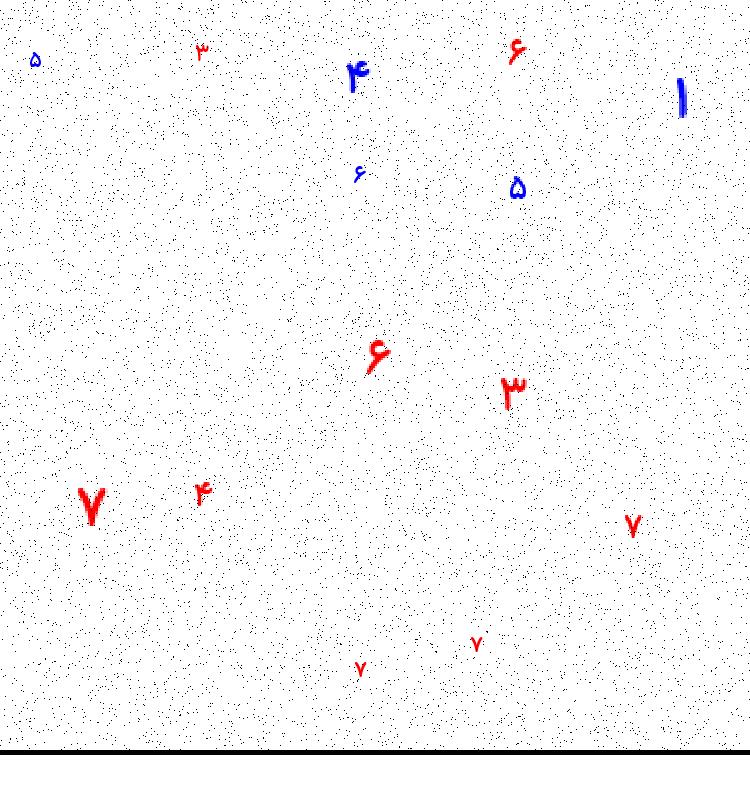
%> input picture SumOfNumbersInImage/Data/Test/Image_11_29.png, 750 x 800 px, given in place of Image_11_29.pngImage_11_29.png, which was not available
$ octave --eval "result = ImportDatabase('Data/Test/Image_11_29.png');"   (GNU Octave 9; MATLAB toolbox functions it lacks are replaced by stand-ins)
%> lines starting %> are read from the running program, lines starting %| are printed output that depends on the picture; in (x1, y1, x2, y2) boxes, pixels count from 0 and x2, y2 are one past the last pixel; in counts of white or black regions, pixels touching at a corner belong together; the program's own positions count from 1; pictures that were not available may be replaced by others from this repository, and a replacement may not be noted
%> in ImportDatabase, I is the input picture: size 800x750x3 uint8; mean R, G, B 248.9, 248.2, 248.6
### SumOfNumbersInImage/RGBMid.m
function out = RGBMid(noisyRGB, k)
%> called with k = 3

    % Extract the individual red, green, and blue color channels.
    redChannel = noisyRGB(:, :, 1);
    greenChannel = noisyRGB(:, :, 2);
    blueChannel = noisyRGB(:, :, 3);


    % Median Filter the channels:
    redMF = medfilt2(redChannel, [k k]);
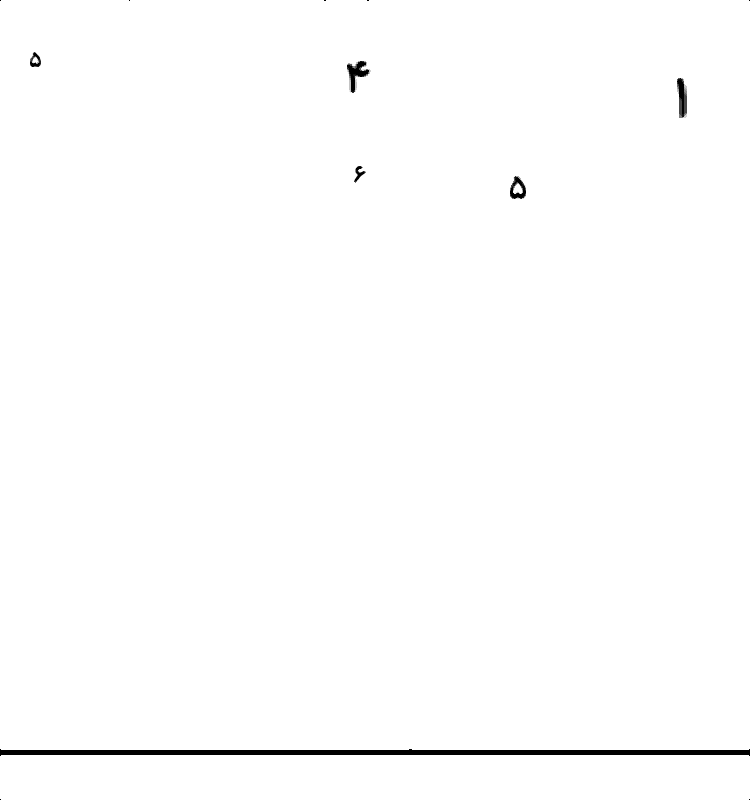
%> redMF: size 800x750 uint8; min 0, max 255, mean 253
    greenMF = medfilt2(greenChannel, [k k]);
    blueMF = medfilt2(blueChannel, [k k]);

    % Find the noise in the red.
    noiseImage = (redChannel == 0 | redChannel == 255);
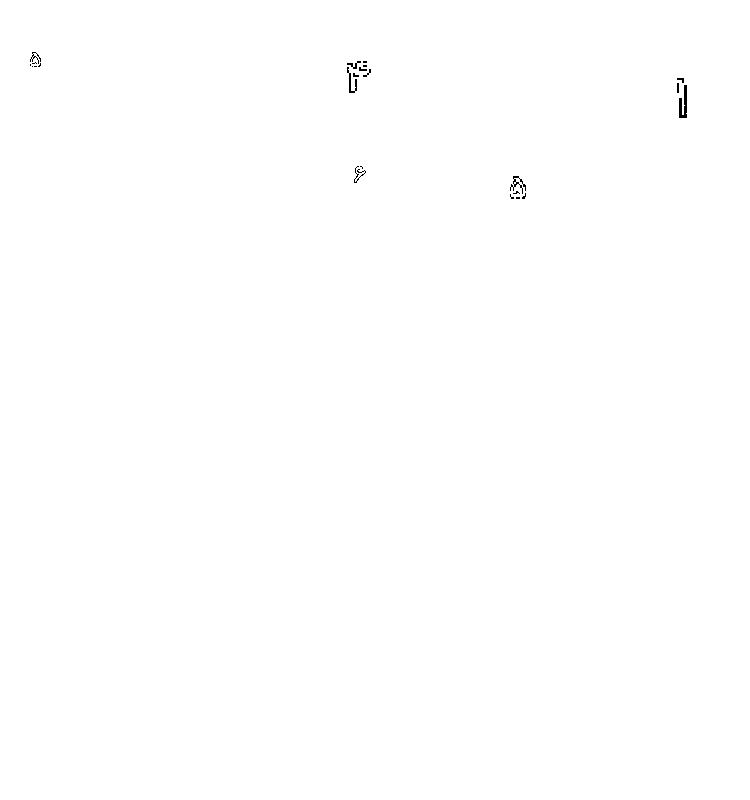
%> noiseImage: size 800x750 logical; 99.9% white; black in thin lines or dots, all inside (x1, y1, x2, y2) = (30, 52, 687, 199)
    % Get rid of the noise in the red by replacing with median.
    noiseFreeRed = redChannel;
    noiseFreeRed(noiseImage) = redMF(noiseImage);
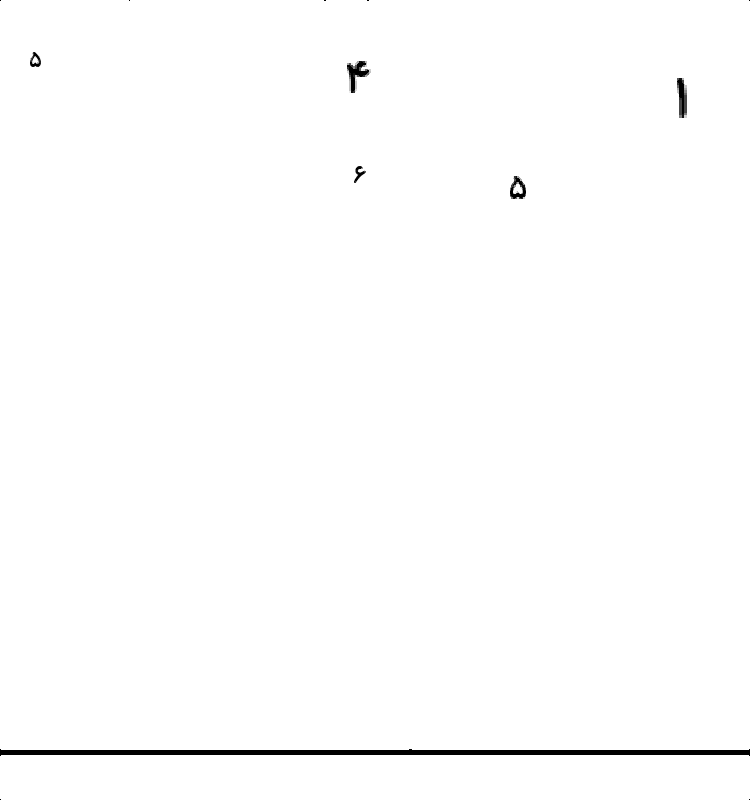
%> noiseFreeRed: size 800x750 uint8; min 0, max 255, mean 253; mean of the top-left, top-right, bottom-left and bottom-right quarters 254.2, 254.3, 251.8, 251.8
    % Find the noise in the green.
    noiseImage = (greenChannel == 0 | greenChannel == 255);
%> noiseImage: size 800x750 logical; 99.7% white; black in thin lines or dots, all inside (x1, y1, x2, y2) = (30, 39, 687, 677)
    % Get rid of the noise in the green by replacing with median.
    noiseFreeGreen = greenChannel;
    noiseFreeGreen(noiseImage) = greenMF(noiseImage);
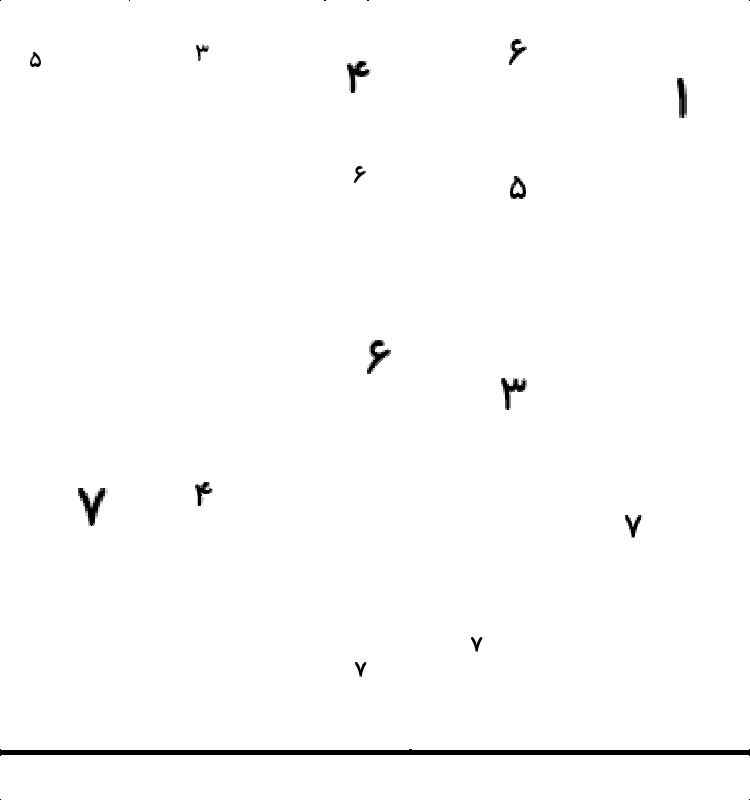
%> noiseFreeGreen: size 800x750 uint8; min 0, max 255, mean 252.3; mean of the top-left, top-right, bottom-left and bottom-right quarters 253.9, 253.3, 250.7, 251.4
    % Find the noise in the blue.
    noiseImage = (blueChannel == 0 | blueChannel == 255);
%> noiseImage: size 800x750 logical; 99.8% white; black in thin lines or dots, all inside (x1, y1, x2, y2) = (78, 39, 643, 677)
    % Get rid of the noise in the blue by replacing with median.
    noiseFreeBlue = blueChannel;
    noiseFreeBlue(noiseImage) = blueMF(noiseImage);
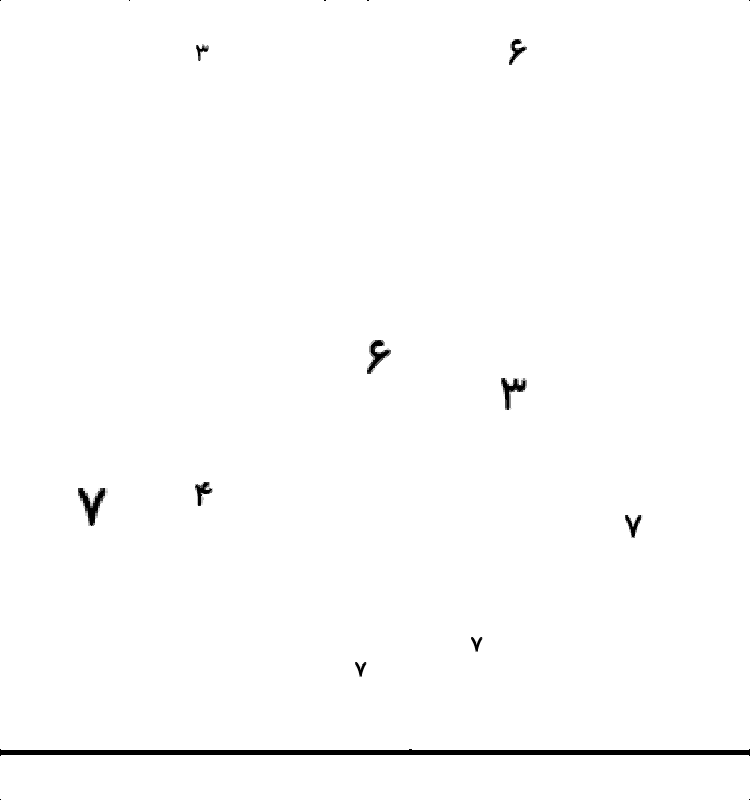
%> noiseFreeBlue: size 800x750 uint8; min 0, max 255, mean 252.7; mean of the top-left, top-right, bottom-left and bottom-right quarters 254.7, 254, 250.7, 251.4
    % Reconstruct the noise free RGB image
    out = cat(3, noiseFreeRed, noiseFreeGreen, noiseFreeBlue);


end

### SumOfNumbersInImage/ImportDatabase.m
function [FeatureDataset] = ImportDatabase(ImageDatasetPath)

    s = dir(ImageDatasetPath);

    k = 1;
    for i=1:numel(s)
        if s(i).isdir == 0
            I = imread([ImageDatasetPath s(i).name]);
            FeatureDataset{k,1} = s(i).name;
            Answer = s(i).name(find(s(i).name == '_', 1, 'last') + 1: end - 4);
            FeatureDataset{k,2} = str2num(Answer);
            FeatureDataset{k,5} = I;
            f = RGBMid(I,3);
            f = RGBMid(f,3);
%> in RGBMid (call 2), `noiseFreeRed(noiseImage) = redMF(noiseImage);`: noiseFreeRed: size 800x750 uint8; 0.01% of pixels changed, all inside (x1, y1, x2, y2) = (30, 0, 684, 194)
%> in RGBMid (call 2), `noiseFreeGreen(noiseImage) = greenMF(noiseImage);`: noiseFreeGreen: size 800x750 uint8; 0.02% of pixels changed, all inside (x1, y1, x2, y2) = (30, 0, 684, 675)
%> in RGBMid (call 2), `noiseFreeBlue(noiseImage) = blueMF(noiseImage);`: noiseFreeBlue: size 800x750 uint8; 0.01% of pixels changed, all inside (x1, y1, x2, y2) = (79, 0, 640, 675)
            f = RGBMid(f,3);
%> call 3 of RGBMid, with k = 3
%> in RGBMid (call 3), `noiseImage = (greenChannel == 0 | greenChannel == 255);`:
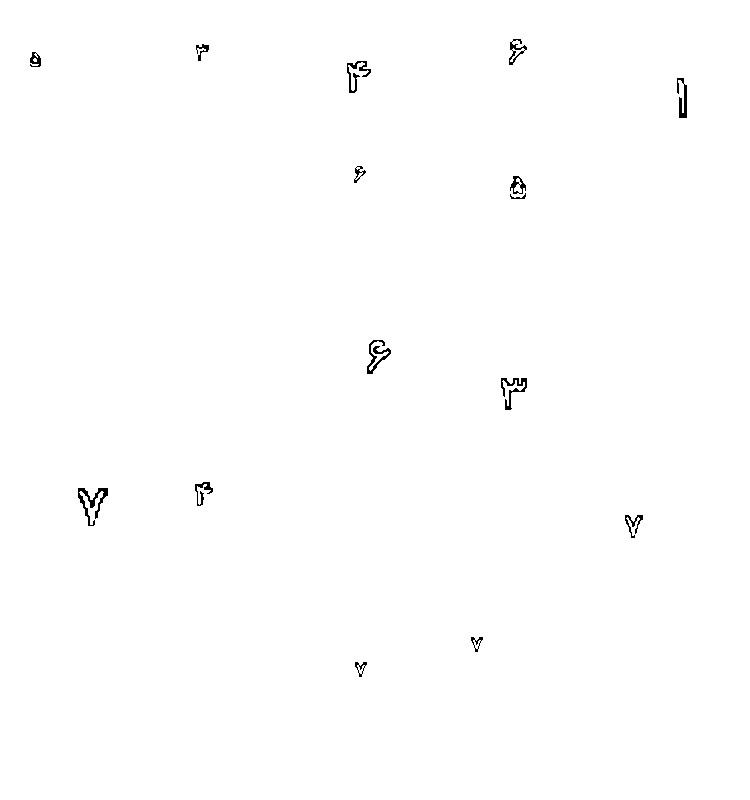
%> noiseImage: size 800x750 logical; 99.6% white; black in thin lines or dots, all inside (x1, y1, x2, y2) = (30, 39, 687, 677)
            f = RGBMid(f,3);
%> call 4 of RGBMid, with k = 3
%> in RGBMid (call 4), `noiseImage = (redChannel == 0 | redChannel == 255);`: noiseImage: size 800x750 logical; 99.9% white; 6 black regions, box (x1, y1, x2, y2) and area: (347, 61, 371, 93) 246, (677, 78, 687, 118) 220, (510, 176, 526, 194) 135, (30, 52, 41, 67) 106, (354, 166, 366, 183) 84, (510, 193, 526, 199) 35
%> in RGBMid (call 4), `noiseImage = (greenChannel == 0 | greenChannel == 255);`: noiseImage: size 800x750 logical; 99.6% white; 15 black regions, largest, box (x1, y1, x2, y2) and area: (78, 488, 108, 526) 358, (501, 378, 527, 410) 270, (367, 340, 391, 374) 265
%> in RGBMid (call 4), `noiseImage = (blueChannel == 0 | blueChannel == 255);`:
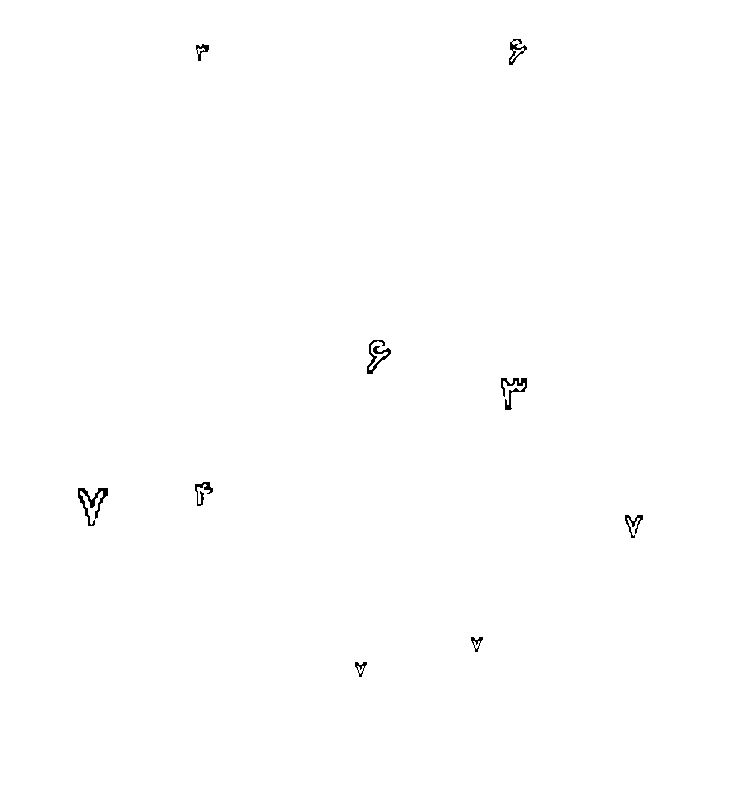
%> noiseImage: size 800x750 logical; 99.7% white; black in thin lines or dots, all inside (x1, y1, x2, y2) = (78, 39, 643, 677)

            FeatureDataset{k,4} = RGBMid(f,3);
%> in RGBMid (call 5), `noiseImage = (redChannel == 0 | redChannel == 255);`: noiseImage: size 800x750 logical; 99.9% white; 6 black regions, box (x1, y1, x2, y2) and area: (347, 61, 371, 93) 252, (677, 78, 687, 118) 222, (510, 176, 526, 194) 142, (30, 52, 41, 67) 112, (354, 166, 366, 183) 93, (510, 193, 526, 199) 35
%> `result = ImportDatabase('Data/Test/Image_11_29.png');`: result = 5 items

            M = repmat(all(I<10,3),[1 1 3]);
            I(M) = 255;

            H = fspecial('Average', [3,3]);
            I = imfilter(I,H);
            FeatureDataset{k,3} = imfilter(rgb2gray(I),H);

            k = k + 1;
        end
    end
end

$ run again, on SumOfNumbersInImage/Data/Test/Image_15_33.png
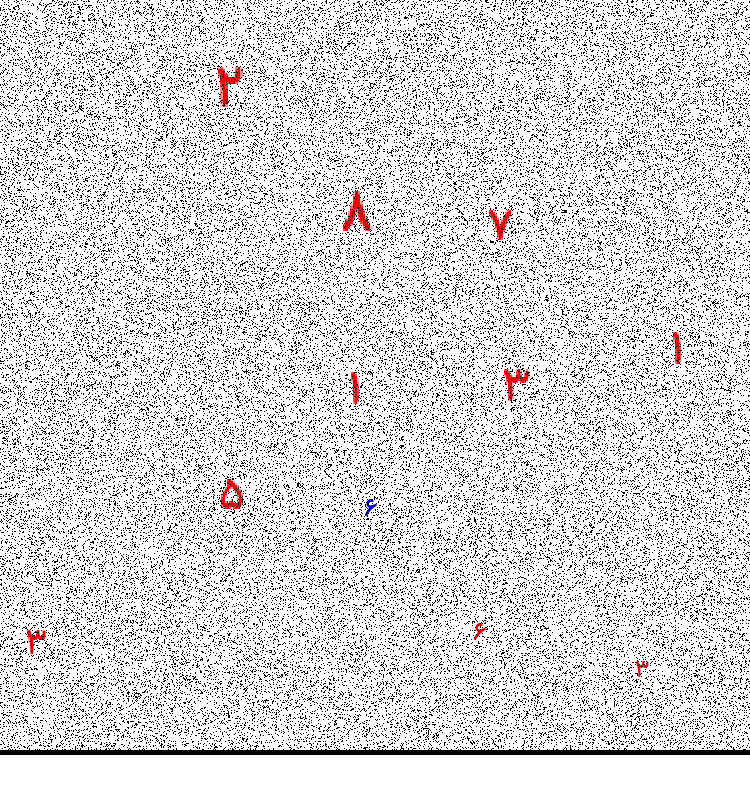
%> input picture SumOfNumbersInImage/Data/Test/Image_15_33.png, 750 x 800 px, given in place of Image_15_33.pngImage_15_33.png, which was not available
%> in ImportDatabase, I is the input picture: size 800x750x3 uint8; mean R, G, B 215.6, 214.7, 214.8
%> noiseFreeRed: size 800x750 uint8; min 0, max 255, mean 251.3; mean of the top-left, top-right, bottom-left and bottom-right quarters 252.8, 252.7, 249.7, 249.9
%> in RGBMid, `noiseImage = (greenChannel == 0 | greenChannel == 255);`:
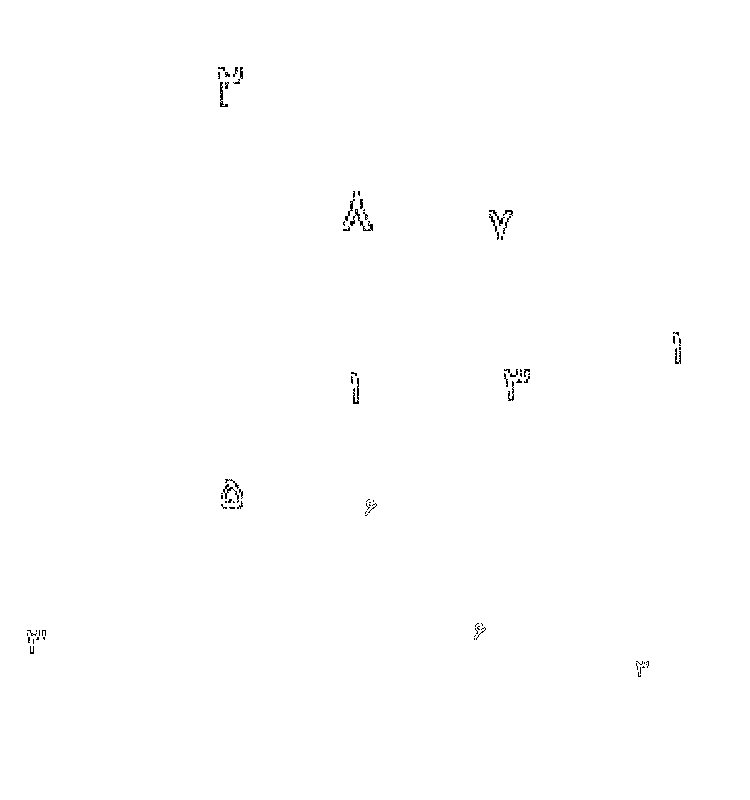
%> noiseImage: size 800x750 logical; 99.8% white; black in thin lines or dots, all inside (x1, y1, x2, y2) = (27, 67, 681, 677)
%> noiseFreeGreen: size 800x750 uint8; min 0, max 255, mean 250.2; mean of the top-left, top-right, bottom-left and bottom-right quarters 251.1, 251.4, 248.8, 249.6
%> noiseFreeBlue: size 800x750 uint8; min 0, max 255, mean 250.3
%> noiseFreeRed: size 800x750 uint8; min 0, max 255, mean 252.9; mean of the top-left, top-right, bottom-left and bottom-right quarters 254.5, 254.4, 251.2, 251.4
%> noiseFreeGreen: size 800x750 uint8; min 0, max 255, mean 251.8; mean of the top-left, top-right, bottom-left and bottom-right quarters 252.8, 253.1, 250.3, 251.1
%> noiseFreeBlue: size 800x750 uint8; min 0, max 255, mean 251.9; mean of the top-left, top-right, bottom-left and bottom-right quarters 252.8, 253.1, 250.4, 251.1
%> noiseFreeRed: size 800x750 uint8; min 0, max 255, mean 253; mean of the top-left, top-right, bottom-left and bottom-right quarters 254.6, 254.5, 251.4, 251.5
%> noiseFreeGreen: size 800x750 uint8; min 0, max 255, mean 252; mean of the top-left, top-right, bottom-left and bottom-right quarters 252.9, 253.3, 250.5, 251.2
%> in RGBMid (call 3), `noiseFreeBlue(noiseImage) = blueMF(noiseImage);`:
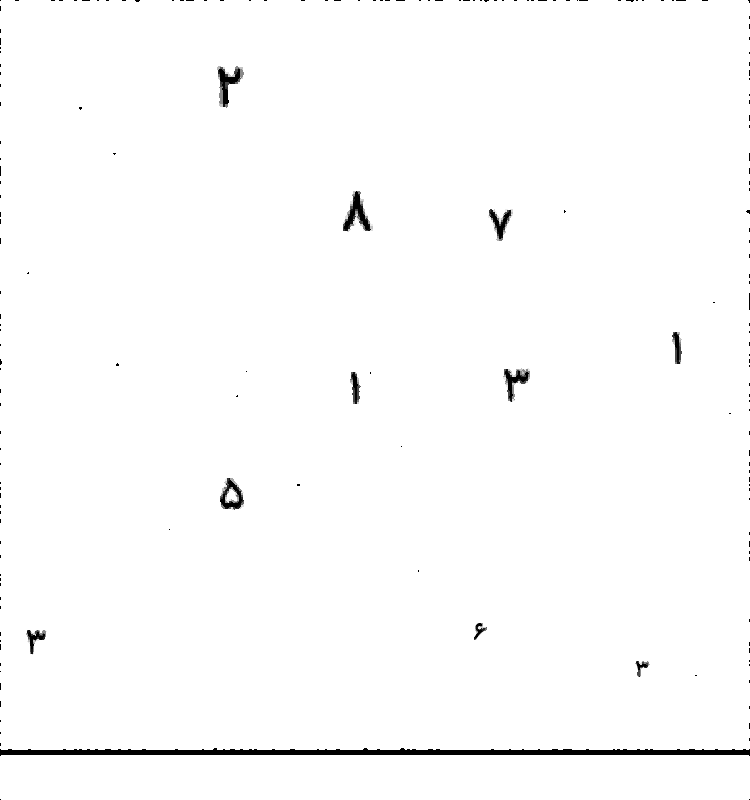
%> noiseFreeBlue: size 800x750 uint8; min 0, max 255, mean 252; mean of the top-left, top-right, bottom-left and bottom-right quarters 252.9, 253.3, 250.6, 251.2
%> noiseFreeRed: size 800x750 uint8; min 0, max 255, mean 253; mean of the top-left, top-right, bottom-left and bottom-right quarters 254.7, 254.6, 251.4, 251.5
%> noiseFreeGreen: size 800x750 uint8; min 0, max 255, mean 252; mean of the top-left, top-right, bottom-left and bottom-right quarters 253, 253.3, 250.5, 251.2
%> noiseFreeBlue: size 800x750 uint8; 0.02% of pixels changed, all inside (x1, y1, x2, y2) = (0, 0, 750, 750)
%> result = 5 items
